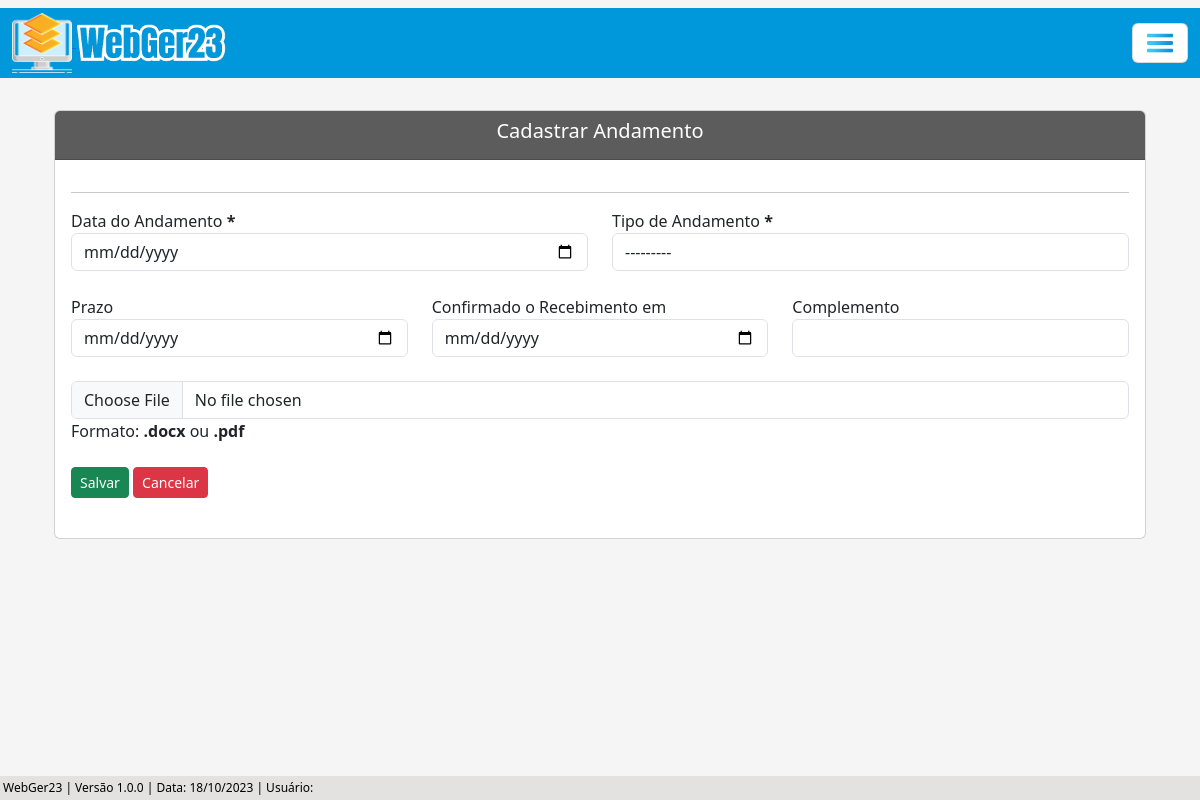
The app's page /cadastrar/andamento-adm/2/, older data.
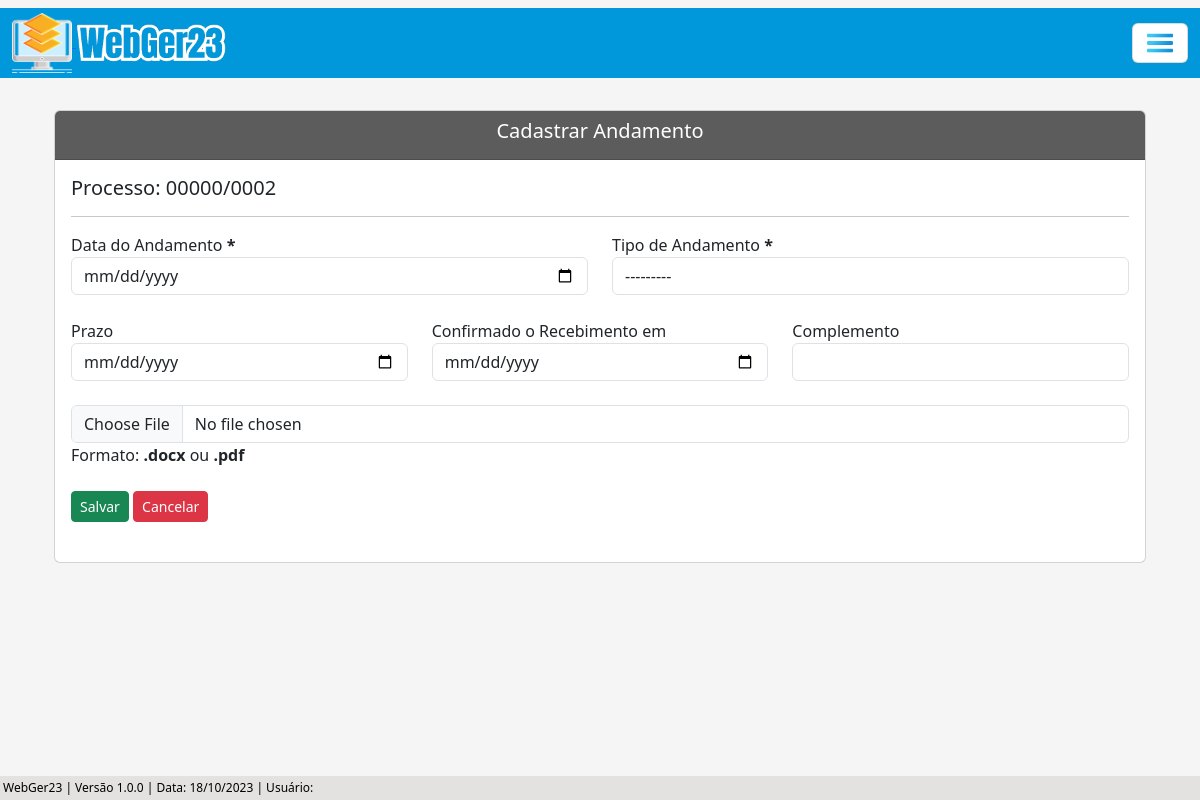
The same page, newer data.
### processo/models.py (models this page shows, shortened)
class Base(models.Model): # Classe base, será herdada pelas outras classes
    data_criacao = models.DateTimeField('data_criação', auto_now_add=True)
    usuario_criador = models.ForeignKey(get_user_model(), verbose_name='Usuário Criador', on_delete=models.SET_NULL, null=True)
    data_alteracao = models.DateTimeField('Alterado', auto_now=True)
    ativo = models.BooleanField('Ativo', default=True)
    class Meta:
        abstract = True

class ProcessoAdm(Base):
    tipo_pessoas = (
        ('Física', 'Física'), ('Jurídica', 'Jurídica'),
    )
    numero = models.CharField(unique=True, verbose_name='N°', max_length=10) # Número do processo
    municipio = models.CharField(max_length=50, verbose_name='Município') # Município
    uf = models.CharField(max_length=2) # UF
    data_inicial = models.DateField(blank=True, null=True) # Data Inicial do Período do processo
    data_final = models.DateField(blank=True, null=True) # Data final do Período do processo
    data_div_ativa = models.DateField(blank=True, null=True) # Data dívida ativa
    valor_atributo = models.CharField(max_length=14, blank=True, null=True)  # Valor do atributo
    valor_multa = models.CharField(max_length=14, blank=True, null=True) # Valor da multa
    valor_credito = models.CharField(max_length=14, blank=True, null=True) # Valor do crédito
    valor_atualizado = models.CharField(max_length=14, blank=True, null=True) # Valor do atualizado
    data_valor_atualizado = models.DateField(blank=True, null=True) # Data valor atualizado
    nome_contribuinte = models.CharField(max_length=50)  # Nome / Razão Social
    tipo_pessoa = models.CharField(max_length=50, choices=tipo_pessoas) # Física / Jurídica # Utiliza choices(escolhas) para selecionar o tipo de pessoas
    documento = models.CharField(max_length=20, verbose_name='CPF/CNPJ', unique=True) # CPF / CNPJ
    nome_fantasia = models.CharField(max_length=50, blank=True, null=True) # Nome Fantasia
    email = models.EmailField(max_length=50, blank=True, null=True) # E-mail
    endereco = models.CharField(max_length=150) # Rua
    complemento = models.CharField(max_length=50, blank=True, null=True) # Complemento
    municipio_contribuinte = models.CharField(max_length=50, blank=True, null=True) # Município Contribuinte
    uf_contribuinte = models.CharField(max_length=2, verbose_name='UF', blank=True, null=True) # UF Contribuinte
    cep = models.CharField(max_length=10, blank=True, null=True) # CEP
    telefone = models.CharField(max_length=20, blank=True, null=True) # Telefone
    celular = models.CharField(max_length=20, blank=True, null=True) # Celular

class TipoAndamentoAdm(Base):
    tipo_andamento = models.CharField(max_length=100, verbose_name='Tipo de Andamento')
    def __str__(self):
        return self.tipo_andamento

### processo/views.py (the view, shortened to what this page needs)
# urls.py: path('cadastrar/andamento-adm/<int:pk>/', AndamentoAdmCreate.as_view(), name='andamento-adm-create'),
class AndamentoAdmCreate(CreateView):
    model = AndamentoAdm
    template_name = 'processos/creates/andamento_adm_create.html'
    fields = ['data_andamento', 'tipo_andamento', 'situacao_pagamento', 'valor_pago', 'data_prazo', 'data_recebimento', 'complemento', 'arquivo']
    success_url = reverse_lazy('proc-adm-list')
    def get_context_data(self, **kwargs):
        processo_pk = self.kwargs.get('pk') # Pega a PK do processo através da URL
        context = super().get_context_data(**kwargs)
        context['dados_processo'] = ProcessoAdm.objects.filter(pk=processo_pk) # Filtra os dados do processo através da pk
        return context
    def get_form(self, form_class=None):
        form = super().get_form(form_class)
        form.fields['tipo_andamento'].queryset = TipoAndamentoAdm.objects.filter(ativo=True)
        return form

### processo/templates/processos/creates/andamento_adm_create.html (shortened to what this page needs)
{% extends 'index.html' %}
{% load static %}
{% load widget_tweaks %}
{% block conteudo %}
<div class="container p-4">
    <div class="card">
        <div class="card-header text-white" style="background-color: #5c5c5c;">
                <h5 style="text-align: center;">Cadastrar Andamento</h5>
         </div>
        <div class="card-body">
            {% for atributo in dados_processo %}
                <h5>Processo: {{ atributo.numero }}</h5>
            {% endfor %}
            <hr>
            <form action="" method="post" enctype="multipart/form-data" id="meuFormulario">
                <div class="row">
                    <div class="col">
                        <label for="data_andamento">Data do Andamento <b>*</b></label>
                        {% render_field form.data_andamento class="form-control" type="date" id="data_andamento"%}
                    </div>
                    <div class="col" >
                        <label for="tipo_andamento">Tipo de Andamento <b>*</b></label>
                        {% render_field form.tipo_andamento class="andamento form-control" id="tipo_andamento"%}
                    </div>
                </div>
                <br>
                <div class="row">
                    <div class="col">
                        <label for="data_prazo">Prazo</label>
                        {% render_field form.data_prazo class="form-control" type="date" id="data_prazo"%}
                    </div>
                    <div class="col">
                        <label for="data_recebimento">Confirmado o Recebimento em</label>
                        {% render_field form.data_recebimento class="form-control" type="date" id="data_recebimento"%}
                    </div>
                    <div class="col">
                        <label for="complemento">Complemento</label>
                        {% render_field form.complemento class="form-control" id="complemento"%}
                    </div>
                </div>
                <br>
                <div class="row">
                    <div class="col">
                        {% render_field form.arquivo id="arquivo" name="arquivo" class="form-control" accept=".docx,.pdf"%}
                        <label for="arquivo">Formato: <b>.docx</b> ou <b>.pdf</b></label>
                    </div>
                </div>
                <br>
                <div>
                    <button type="submit" class="btn btn-success btn-sm" id="submit-button">Salvar</button>
                    <a href="{% url 'proc-adm-list' %}" class="btn btn-danger btn-sm" id="cancel-href">Cancelar</a>
                </div>
                <br>
            </form>
        </div>
    </div>
</div>
{% endblock %}

Row changes from the older to the newer data that the page shows:
added ProcessoAdm: numero "00000/0002"
added TipoAndamentoAdm: tipo_andamento "---------"
Text that changed along with them:
form field tipo_andamento: "---------" → (not shown)
